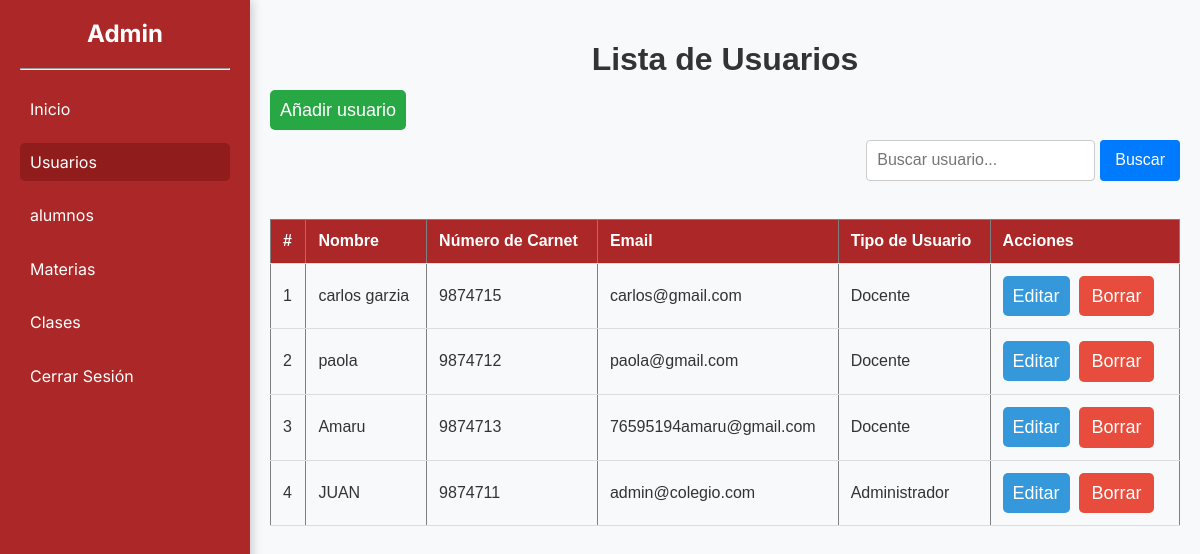
The page /admin/user.php (signed in) on the database its author committed.
### tables this page shows
CREATE TABLE Usuario (
    id INT AUTO_INCREMENT PRIMARY KEY,
    nombre VARCHAR(100) NOT NULL,
    Numero_carnet VARCHAR(20) NOT NULL UNIQUE, 
    email VARCHAR(100) NOT NULL UNIQUE,
    password VARCHAR(255) NOT NULL,
    tipo_usuario ENUM('administrador', 'docente') NOT NULL
);

### admin/user.php (the view, shortened to what this page needs)
<?php
$nombre = 'user';
require 'template/header.php';
$busqueda = isset($_GET['busqueda']) ? trim($_GET['busqueda']) : '';
$query = "SELECT id, nombre, Numero_carnet, email, tipo_usuario FROM Usuario";
$query .= " ORDER BY id DESC";
$result = $conexion->query($query);
?>
<div class="main-content">
    <h1>Lista de Usuarios</h1>
    <div class="btn-container">
        <a href="user/crear.php" class="btn btn-success">Añadir usuario</a>
    </div>
    <div class="search-container">
        <form method="GET" action="user.php" class="search-form">
            <input type="text" name="busqueda" placeholder="Buscar usuario..." value="<?php echo htmlspecialchars($busqueda); ?>" class="search-input">
            <button type="submit" class="search-button">Buscar</button>
        </form>
    </div>
    <br>
    <table border="1" cellpadding="10" cellspacing="0">
        <thead>
            <tr>
                <th>#</th>
                <th>Nombre</th>
                <th>Número de Carnet</th>
                <th>Email</th>
                <th>Tipo de Usuario</th>
                <th>Acciones</th>
            </tr>
        </thead>
        <tbody>
            <?php if ($result->num_rows > 0):
                $c = 1; ?>
                <?php while($row = $result->fetch_assoc()): ?>
                    <tr>
                        <td><?php echo $c++; ?></td>
                        <td><?php echo $row['nombre']; ?></td>
                        <td><?php echo $row['Numero_carnet']; ?></td>
                        <td><?php echo $row['email']; ?></td>
                        <td><?php echo ucfirst($row['tipo_usuario']); ?></td>
                        <td >
                            <a href="user/editar.php?id=<?php echo $row['id']; ?>" class="btn btn-primary" style="height: 100%;">Editar</a>
                            <form method="POST" action="user.php" style="display:inline;">
                                <button type="submit" class="btn btn-danger" style="width: 75px;" onclick="return confirm('¿Estás seguro de eliminar este usuario?');">Borrar</button>
                            </form>
                        </td>
                    </tr>
                <?php endwhile; ?>
            <?php else: ?>
                <tr>
                    <td colspan="6">No se encontraron usuarios.</td>
                </tr>
            <?php endif; ?>
        </tbody>
    </table>
</div>
<?php
require 'template/footer.php';
?>

### admin/template/header.php (shortened to what this page needs)
<!DOCTYPE html>
<html lang="es">
<head>
    <link rel="stylesheet" href="/escuela/css/dasboard.css">
    <link rel="stylesheet" href="/escuela/css/normalize.css">
</head>
<body>
    <div class="dashboard">
        <aside class="sidebar">
            <div class="sidebar-header">
                <h2>Admin</h2>
            </div>
            <hr style="color: white;">
            <ul class="sidebar-menu">
                <li><a href="/escuela/admin/index.php" class="<?php if($nombre=='index'){echo 'active';}?>">Inicio</a></li>
                <li><a href="/escuela/admin/user.php" class="<?php if($nombre=='user'){echo 'active';}?>">Usuarios</a></li>
                <li><a href="/escuela/admin/alumnos.php" class="<?php if($nombre=='alumnos'){echo 'active';}?>">alumnos</a></li>
                <li><a href="/escuela/admin/materias.php" class="<?php if($nombre=='materias'){echo 'active';}?>">Materias</a></li>
                <li><a href="/escuela/admin/asignaturas.php" class="<?php if($nombre=='clases'){echo 'active';}?>">Clases</a></li>
                <li><a href="/escuela/includes/salir.php">Cerrar Sesión</a></li>
            </ul>
        </aside>

### admin/template/footer.php
</div>
</body>
</html>

### css/dasboard.css (style rules this page uses)
:root { --primary-color: #AC2727; --dark-primary: #911c1c; --negro: #000000; --blanco: #ffffff; --text-color: #333333; --button-color: #28a745; --font-family: 'Inter', sans-serif; --font-secundary: "Josefin Sans", sans-serif; }
* { margin: 0; padding: 0; box-sizing: border-box; }
a { text-decoration: none; }
li, ul { list-style-type: none; }
body { font-family: var(--font-family); color: var(--text-color); height: 100vh; overflow: hidden; }
.dashboard { display: flex; height: 100vh; }
.sidebar { width: 250px; background-color: var(--primary-color); color:var(--blanco); padding: 20px; height: 100%; position: fixed; box-shadow: 2px 0 10px rgba(0, 0, 0, 0.2); overflow-y: auto; }
.sidebar-header { text-align: center; }
.sidebar-header h2 { color: var(--blanco); margin-bottom: 20px; }
.sidebar-menu { list-style-type: none; margin-top: 20px; }
.sidebar-menu li { margin: 15px 0; }
.sidebar-menu a { color: var(--blanco); display: block; padding: 10px; border-radius: 5px; transition: background 0.3s, padding-left 0.3s; }
.sidebar-menu a.active { background-color: var(--dark-primary); }
.main-content { flex: 1; padding: 20px; margin-left: 250px; height: 100vh; overflow-y: auto; }
table { width: 100%; border-collapse: collapse; }
table th, table td { padding: 12px; text-align: left; border-bottom: 1px solid #ddd; }
table th { background-color: var(--primary-color); color: white; }
.btn { padding: 6px 12px; color: white; text-decoration: none; border-radius: 4px; margin-right: 5px; }
.btn-primary { background-color: #3498db !important; }
.btn-danger { background-color: #e74c3c !important; }
.btn-container { margin-bottom: 20px; }
.btn-success { background-color: var(--button-color); padding: 10px 20px; color: white; text-decoration: none; border-radius: 5px; transition: background-color 0.3s ease; }
button { border: none; color: var(--blanco); border-radius: 10px; }
h1 { text-align: center; margin-bottom: 20px; font-size: 24px; }
.btn { width: 100%; padding: 10px; background-color: #28a745; color: #fff; border: none; border-radius: 5px; font-size: 18px; cursor: pointer; }
.search-container { display: flex; justify-content: flex-end; margin: 20px 0; }
.search-form { display: flex; }
.search-input { padding: 10px; margin-right: 5px; border: 1px solid #ccc; border-radius: 4px; }
.search-button { padding: 10px 15px; background-color: #007bff; color: white; border: none; border-radius: 4px; cursor: pointer; }
.main-content { padding: 20px; font-family: 'Arial', sans-serif; background-color: #f8f9fa; }

### rows shown on the page
usuario: nombre "carlos garzia", Numero_carnet "9874715", email "carlos@gmail.com", tipo_usuario "Docente"
usuario: nombre "paola", Numero_carnet "9874712", email "paola@gmail.com", tipo_usuario "Docente"
usuario: nombre "Amaru", Numero_carnet "9874713", email "76595194amaru@gmail.com", tipo_usuario "Docente"
usuario: nombre "JUAN", Numero_carnet "9874711", email "admin@colegio.com", tipo_usuario "Administrador", $row['id'] 1 (drawn)
